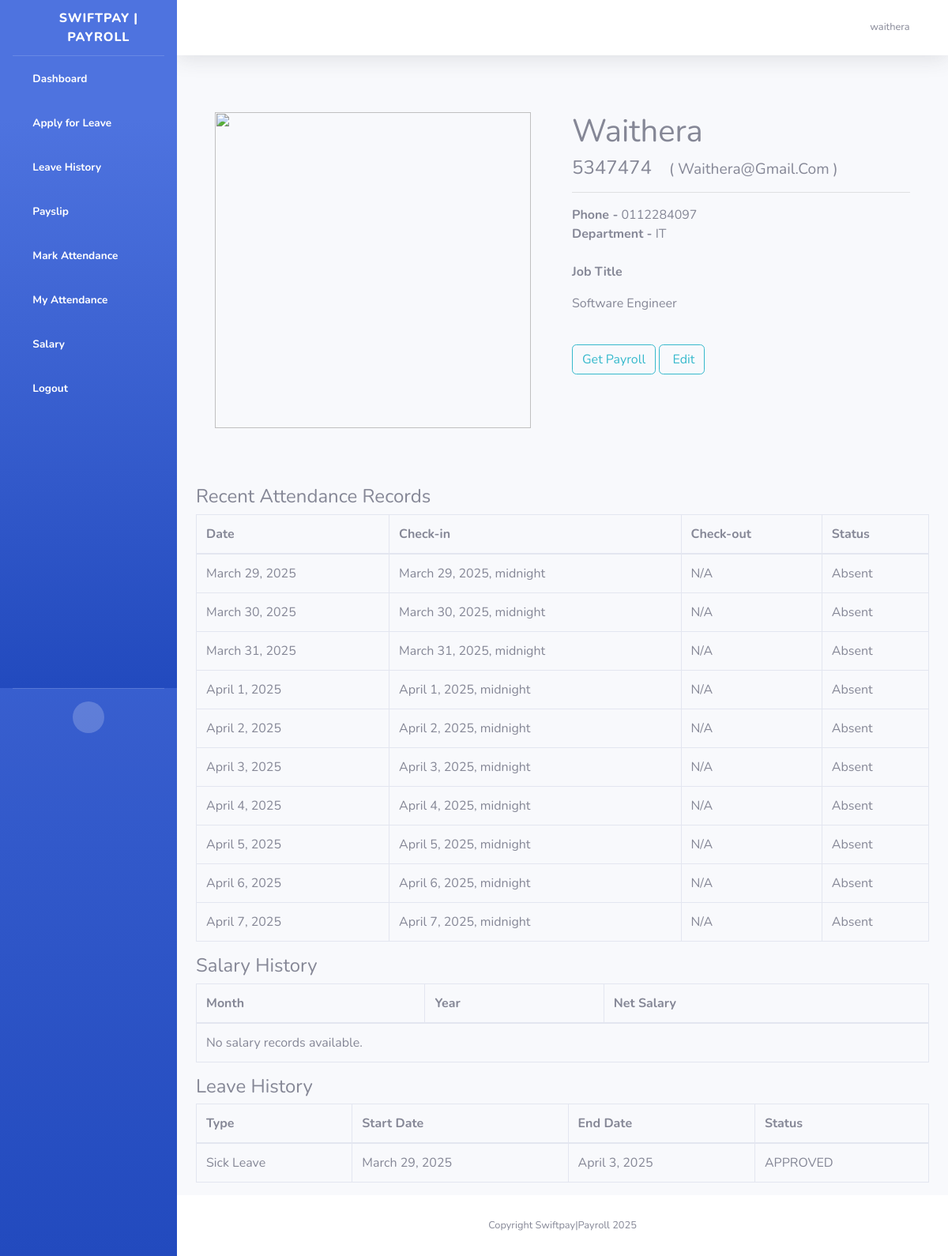
Screenshot of /employees/profile/5347474/ (signed in) with the database file from the repository.
### mywebsite/models.py (models this page shows, shortened)
class CustomUser(AbstractUser):
    GENDER_CHOICES = [
        ('M', 'Male'),
        ('F', 'Female'),
        ('O', 'Other')
    ]
    employee_id = models.CharField(max_length=20, unique=True)
    date_of_birth = models.DateField(null=True, blank=True)
    gender = models.CharField(max_length=1, choices=GENDER_CHOICES)
    phone_number = models.CharField(max_length=15, blank=True)
    address = models.TextField(blank=True)
    joined_date = models.DateField(default=timezone.now)
    role = models.ForeignKey(EmployeeRole, on_delete=models.SET_NULL, null=True)
    department = models.ForeignKey(Department, on_delete=models.SET_NULL, null=True)
    is_active_employee = models.BooleanField(default=True)
    middle_name = models.CharField(max_length=255, null=True, blank=True)
    residential_status = models.CharField(max_length=2, choices=[
        ('R', 'Resident'),
        ('NR', 'Non-Resident')
    ], null=True, blank=True)
    national_id = models.CharField(max_length=10, null=True, blank=True)
    kra_pin = models.CharField(max_length=11, null=True, blank=True)
    nssf_no = models.CharField(max_length=15, null=True, blank=True)
    nhif_no = models.CharField(max_length=15, null=True, blank=True)
    passport_photo = models.ImageField(upload_to='employee_photos/', blank=True, null=True)
    basic_salary = models.DecimalField(max_digits=10, decimal_places=2, null=True, blank=True)
    bank = models.CharField(max_length=50, null=True, blank=True)
    bank_account_name = models.CharField(max_length=255, null=True, blank=True)
    bank_account_number = models.CharField(max_length=35, null=True, blank=True)
    bank_branch = models.CharField(max_length=40, null=True, blank=True)
    employee_personal_number = models.CharField(max_length=50, null=True, blank=True)
    date_of_employment = models.DateField(null=True, blank=True)
    contract_type = models.CharField(choices=[
        ('P', 'Permanent'),
        ('T', 'Temporary')
    ], max_length=1, null=True, blank=True)
    job_title = models.CharField(max_length=50, null=True, blank=True)
    employee_email = models.EmailField(null=True, blank=True)
    mobile_phone = models.CharField(max_length=15, null=True, blank=True)

class Department(models.Model):
    name = models.CharField(max_length=100, unique=True)
    description = models.TextField(blank=True, null=True)
    def __str__(self):
        return self.name

class EmployeeRole(models.Model):
    title = models.CharField(max_length=100)
    base_salary = models.DecimalField(max_digits=10, decimal_places=2)
    department = models.ForeignKey(Department, on_delete=models.SET_NULL, null=True)
    def __str__(self):
        return self.title

class Attendance(models.Model):
    employee = models.ForeignKey(CustomUser, on_delete=models.CASCADE)
    date = models.DateField()
    check_in = models.DateTimeField()
    check_out = models.DateTimeField(null=True, blank=True)
    is_present = models.BooleanField(default=False)
    is_leave = models.BooleanField(default=False)
    class Meta:
        unique_together = ('employee', 'date')

class LeaveApplication(models.Model):
    STATUS_CHOICES = [
        ('PENDING', 'Pending'),
        ('APPROVED', 'Approved'),
        ('REJECTED', 'Rejected')
    ]
    employee = models.ForeignKey(CustomUser, on_delete=models.CASCADE)
    leave_type = models.ForeignKey(LeaveType, on_delete=models.CASCADE)
    start_date = models.DateField()
    end_date = models.DateField()
    days = models.IntegerField()
    reason = models.TextField()
    status = models.CharField(max_length=10, choices=STATUS_CHOICES, default='PENDING')
    applied_on = models.DateTimeField(auto_now_add=True)

class LeaveType(models.Model):
    name = models.CharField(max_length=50)
    max_days_per_year = models.IntegerField()

### mywebsite/views.py (the view)
# urls.py: path('employees/profile/<str:employee_id>/', views.employee_profile, name='employee_profile'),
@login_required
def employee_profile(request, employee_id):
    employee = get_object_or_404(CustomUser, employee_id=employee_id)
    context = {
        'employee': employee,
        'attendance_records': Attendance.objects.filter(employee=employee)[:10],
        'salary_history': Salary.objects.filter(employee=employee),
        'leave_history': LeaveApplication.objects.filter(employee=employee)
    }
    return render(request, 'employees/employee_profile.html', context)

### templates/employees/employee_profile.html (shortened to what this page needs)
{% extends "base.html" %}
{% load static %}
{% block content %}
<div class="">
    <div class="container p-5">
        <div class="row">
            <div class="col-md-6">
                <span>
                  <img src="{% if employee.passport_photo %}{{employee.passport_photo.url}}{% else %}{% static 'images/no_image.png' %}{% endif %}"
                       WIDTH="400" HEIGHT="400"/>
                </span>
            </div>
            <div class="col-md-6">
                <div class="content text-capitalize">
                    <h1> {{ employee.username }}</h1>
                    <h4>{{ employee.employee_id }} {{ employee.last_name }}
                        <small class="ml-3">( {{employee.email}} )</small>
                    </h4>
                    <hr>
                    <span><strong>Phone -</strong> {{ employee.phone_number }} </span><br>
                    <span><strong>Department -</strong> {{ employee.department }} </span>
                    <br>
                    <br>
                    <p><strong>Job Title</strong></p>
                    <p>{{ employee.role }}</p>
                    <br>
                    <a href="#" class="btn btn-outline-info">Get Payroll</a>
                    <a href="{% url 'update_employee' employee_id=employee.employee_id %}" class="btn btn-outline-info">
                         Edit
                    </a>
                </div>
            </div>
        </div>
    </div>
</div>
<div class="container mt-4">
    <h4>Recent Attendance Records</h4>
    <table class="table table-bordered">
        <thead>
            <tr>
                <th>Date</th>
                <th>Check-in</th>
                <th>Check-out</th>
                <th>Status</th>
            </tr>
        </thead>
        <tbody>
            {% for record in attendance_records %}
            <tr>
                <td>{{ record.date }}</td>
                <td>{{ record.check_in }}</td>
                <td>{{ record.check_out|default:"N/A" }}</td>
                <td>{{ record.is_present|yesno:"Present,Absent" }}</td>
            </tr>
            {% empty %}
            <tr>
                <td colspan="4">No recent attendance records.</td>
            </tr>
            {% endfor %}
        </tbody>
    </table>
    <h4>Salary History</h4>
    <table class="table table-bordered">
        <thead>
            <tr>
                <th>Month</th>
                <th>Year</th>
                <th>Net Salary</th>
            </tr>
        </thead>
        <tbody>
            {% for salary in salary_history %}
            <tr>
                <td>{{ salary.month }}</td>
                <td>{{ salary.year }}</td>
                <td>${{ salary.net_salary }}</td>
            </tr>
            {% empty %}
            <tr>
                <td colspan="3">No salary records available.</td>
            </tr>
            {% endfor %}
        </tbody>
    </table>
    <h4>Leave History</h4>
    <table class="table table-bordered">
        <thead>
            <tr>
                <th>Type</th>
                <th>Start Date</th>
                <th>End Date</th>
                <th>Status</th>
            </tr>
        </thead>
        <tbody>
            {% for leave in leave_history %}
            <tr>
                <td>{{ leave.leave_type.name }}</td>
                <td>{{ leave.start_date }}</td>
                <td>{{ leave.end_date }}</td>
                <td>{{ leave.status }}</td>
            </tr>
            {% empty %}
            <tr>
                <td colspan="4">No leave records available.</td>
            </tr>
            {% endfor %}
        </tbody>
    </table>
</div>
{% endblock %}

### templates/base.html (shortened to what this page needs)
<!DOCTYPE html>
<html lang="en">
<head>
    {% load static %}
    <link href="{% static 'theme/vendor/fontawesome-free/css/all.min.css'  %}" rel="stylesheet" type="text/css">
    <link href="{% static 'theme/css/sb-admin-2.min.css'  %}" rel="stylesheet">
    <link href="{% static 'css/app.css'  %}" rel="stylesheet">
    <link href="{% static 'jquerui/jquery-ui.css' %}" rel='stylesheet' type='text/css'/>
    <link href="https://cdn.datatables.net/1.10.20/css/jquery.dataTables.min.css" rel='stylesheet' type='text/css'/>
</head>
<body id="page-top">
<div id="wrapper">
    <ul class="navbar-nav bg-gradient-primary sidebar sidebar-dark accordion" id="accordionSidebar">
        <a class="sidebar-brand d-flex align-items-center justify-content-center" href="/">
            <div class="sidebar-brand-icon rotate-n-15">
                <i class="fas fa-money-check-alt"></i>
            </div>
            <div class="sidebar-brand-text mx-3">SwiftPay | Payroll</div>
        </a>
        {% if user.is_authenticated %}
        <ul class="navbar-nav bg-gradient-primary sidebar sidebar-dark accordion" id="accordionSidebar">
            {% if user.is_superuser %}
                <li class="nav-item active">
                    <a class="nav-link" href="{% url 'dashboard' %}">
                        <i class="fas fa-fw fa-user-shield"></i>
                        <span>Admin Dashboard</span></a>
                </li>
                <li class="nav-item active">
                    <a class="nav-link" href="{% url 'employee_list' %}">
                        <i class="fas fa-fw fa-user-friends"></i>
                        <span>Manage Employees</span></a>
                </li>
                <li class="nav-item active">
                    <a class="nav-link" href="{% url 'leave_application_list' %}">
                        <i class="fas fa-fw fa-calendar-check"></i>
                        <span>Leave Requests</span></a>
                </li>
                <li class="nav-item active">
                    <a class="nav-link" href="{% url 'attendance_list'%}">
                        <i class="fas fa-fw fa-book-medical"></i>
                        <span>Attendance Records</span></a>
                </li>
                <li class="nav-item active">
                    <a class="nav-link" href="{% url 'admin_salary_list'%}">
                        <i class="fas fa-fw fa-check-circle"></i>
                        <span>Salary</span></a>
                </li>
            {% else %}
                <li class="nav-item active">
                    <a class="nav-link" href="{% url 'user_dashboard' %}">
                        <i class="fas fa-fw fa-tachometer-alt"></i>
                        <span>Dashboard</span></a>
                </li>
                <li class="nav-item active">
                    <a class="nav-link" href="{% url 'apply_leave'%}">
                        <i class="fas fa-fw fa-plus"></i>
                        <span>Apply for Leave</span></a>
                </li>
                <li class="nav-item active">
                    <a class="nav-link" href="{% url 'user_leave_history'%}">
                        <i class="fas fa-fw fa-address-card"></i>
                        <span>Leave History</span></a>
                </li>
                <li class="nav-item active">
                    <a class="nav-link" href="/payslip">
                        <i class="fas fa-fw fa-file-invoice-dollar"></i>
                        <span>Payslip</span></a>
                </li>
                <li class="nav-item active">
                    <a class="nav-link" href="{% url 'mark_attendance'%}">
                        <i class="fas fa-fw fa-check-circle"></i>
                        <span>Mark Attendance</span></a>
                </li>
                <li class="nav-item active">
                    <a class="nav-link" href="{% url 'user_attendance_list'%}">
                        <i class="fas fa-fw fa-check-circle"></i>
                        <span>My Attendance</span></a>
                </li>
                <li class="nav-item active">
                    <a class="nav-link" href="{% url 'salary_list'%}">
                        <i class="fas fa-fw fa-check-circle"></i>
                        <span>Salary</span></a>
                </li>
            {% endif %}
            <li class="nav-item active">
                <a class="nav-link" href="{% url 'logout' %}">
                    <i class="fas fa-fw fa-sign-out-alt"></i>
                    <span>Logout</span></a>
            </li>
        </ul>
    {% endif %}
        <hr class="sidebar-divider">
        <div class="text-center d-none d-md-inline">
            <button class="rounded-circle border-0" id="sidebarToggle"></button>
        </div>
    </ul>
    <div id="content-wrapper" class="d-flex flex-column">
        <div id="content">
            <nav class="navbar navbar-expand navbar-light bg-white topbar mb-4 static-top shadow">
                <ul class="navbar-nav ml-auto">
                    <li class="nav-item dropdown no-arrow">
                        <a class="nav-link dropdown-toggle" href="#" id="userDropdown" role="button"
                           data-toggle="dropdown" aria-haspopup="true" aria-expanded="false">
                            <span class="mr-2 d-none d-lg-inline text-gray-600 small">{{request.user.username}}</span>
                            <i class="far fa-user-circle"></i>
                        </a>
                    </li>
                </ul>
            </nav>
            {% block content %}
            {% endblock %}
            <footer class="sticky-footer bg-white">
                <div class="container my-auto">
                    <div class="copyright text-center my-auto">
                        <span>Copyright Swiftpay|Payroll 2025</span>
                    </div>
                </div>
            </footer>
        </div>
    </div>
</div>
</body>
</html>

### rows the page displays
CustomUser: user.username "waithera", username "Waithera", employee_id "5347474", email "Waithera@gmail.com", phone_number "0112284097", department "IT", role "Software Engineer"
Attendance: date "March 29, 2025", check_in "March 29, 2025, midnight", check_out "N/A", is_present "Absent"
Attendance: date "March 30, 2025", check_in "March 30, 2025, midnight", check_out "N/A", is_present "Absent"
Attendance: date "March 31, 2025", check_in "March 31, 2025, midnight", check_out "N/A", is_present "Absent"
Attendance: date "April 1, 2025", check_in "April 1, 2025, midnight", check_out "N/A", is_present "Absent"
Attendance: date "April 2, 2025", check_in "April 2, 2025, midnight", check_out "N/A", is_present "Absent"
Attendance: date "April 3, 2025", check_in "April 3, 2025, midnight", check_out "N/A", is_present "Absent"
Attendance: date "April 4, 2025", check_in "April 4, 2025, midnight", check_out "N/A", is_present "Absent"
Attendance: date "April 5, 2025", check_in "April 5, 2025, midnight", check_out "N/A", is_present "Absent"
Attendance: date "April 6, 2025", check_in "April 6, 2025, midnight", check_out "N/A", is_present "Absent"
Attendance: date "April 7, 2025", check_in "April 7, 2025, midnight", check_out "N/A", is_present "Absent"
LeaveApplication: leave_type.name "Sick Leave", start_date "March 29, 2025", end_date "April 3, 2025", status "APPROVED"
